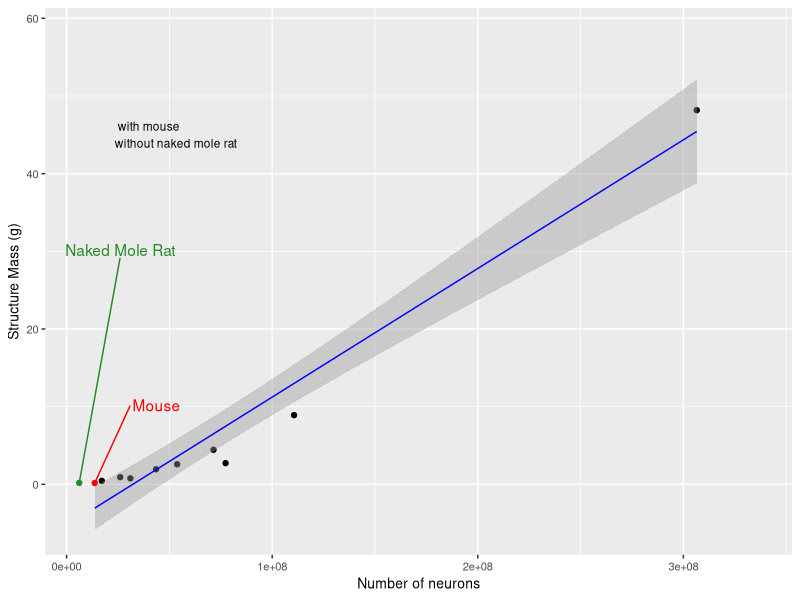
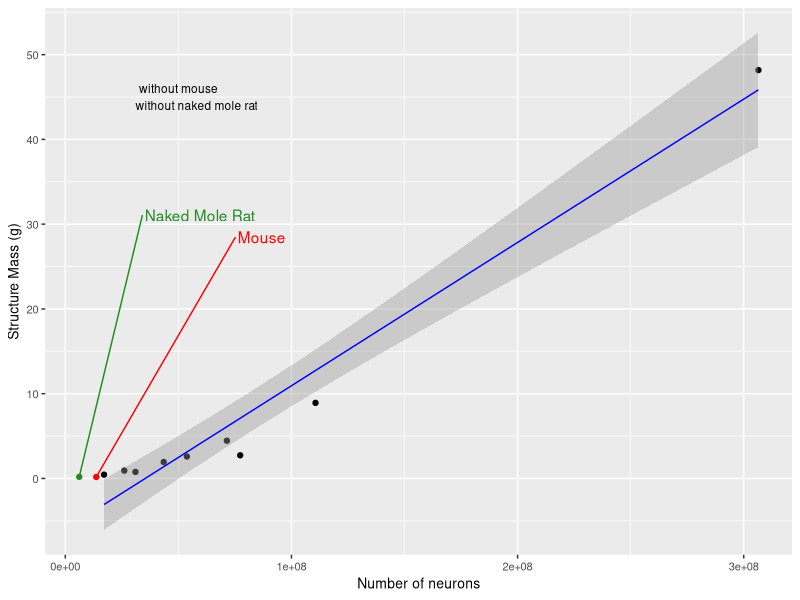
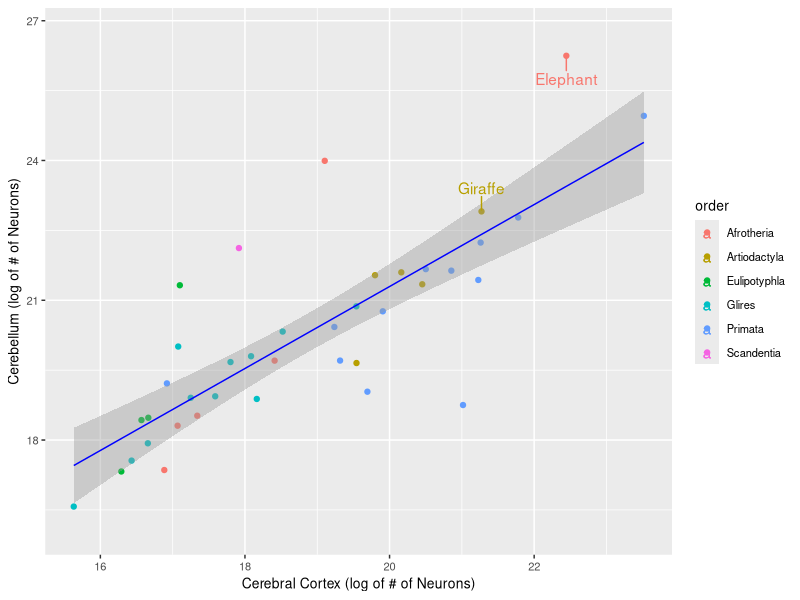

These charts were generated, in order, by the following R code: (Note: this script raises an error after producing the figures.)
## ---- chunk 1
knitr::opts_chunk$set(echo = TRUE)
library(ggplot2)
library(magrittr)
library(gdata)
library(ggrepel)
library(dplyr)
library(LearnBayes)
library(cowplot)
library(gridExtra)
library(grid)
library(lattice)
library(gtable)
## ---- chunk 2
#load data

hh <- read.csv("../data/cleaned/herculano-houtzel-all.csv")

#Separating different brain areas

cerebellum_dat <- hh[which(hh$Brain_area == 'cerebellum'),]
cerebral_ctx_dat <- hh[which(hh$Brain_area == 'cerebral_ctx'), ]
olf_bulb_dat <- hh[which(hh$Brain_area == 'olf_bulb'), ]
whole_brain_dat <- hh[which(hh$Brain_area == 'whole_brain'), ]
rest_of_brain_dat <- hh[which(hh$Brain_area == 'rest_of_brain'), ]

# cerebellum_dat
# cerebral_ctx_dat
# olf_bulb_dat
# whole_brain_dat
# rest_of_brain_dat

## ---- chunk 3

glires_ctx <- cerebral_ctx_dat[which(cerebral_ctx_dat$Order == 'Glires'), ]
glires_ctx_het <- subset(glires_ctx, Species == "Heterocephalusglaber")
glires_ctx <- glires_ctx[glires_ctx$Species != "Heterocephalusglaber", ]

Com_Nam <- c("Naked Mole Rat")
glires_ctx_het[c("Common_Name")] <- Com_Nam
glires_ctx_het

#define x and y axis variables

neur_glires_a <- log(glires_ctx$N_neurons)
wt_glires_a <- log(glires_ctx$Mass_g)

#Plot the data with outliers

# glires_ctx %>%
#     ggplot() +
#     aes(x = neur_glires_a, y = wt_glires_a) +
#     labs(x = "Log number of neurons", y = "Log structure mass (g)") +
#     geom_point() +
#     geom_smooth(method = "lm" ,color = "blue", size = 0.5) +
#     geom_point(data = glires_ctx_het, col='red') +
#     geom_text_repel(data = glires_ctx_het, aes(label = glires_ctx_het$Common_Name), col='red')


nmr_no <- ggplot(glires_ctx, aes(N_neurons, Mass_g)) +
  geom_point(data = glires_ctx, col = ifelse(glires_ctx$Species == "Musmusculus", 'red', 'black')) +
  geom_smooth(method = "lm" ,color = "blue", size = 0.5) +
  labs(x = "Number of neurons", y = "Structure Mass (g)") +
  geom_text_repel(data = glires_ctx, aes(label = ifelse(glires_ctx$Species == "Musmusculus", paste0("Mouse"), "")), col='red', nudge_x = 30000875, nudge_y = 10) +
  geom_point(data = glires_ctx_het, col='#228B22') +
  geom_text_repel(data = glires_ctx_het, aes(label = glires_ctx_het$Common_Name), col='#228B22', nudge_x = 20000000, nudge_y = 30)

nmr_no <- nmr_no + annotate("text", x = 40000875, y = 45, label = "with mouse
                  without naked mole rat", size = 3) + theme(text = element_text(size=10))
nmr_no

## ---- chunk 4

glires_ctx <- cerebral_ctx_dat[which(cerebral_ctx_dat$Order == 'Glires'), ]
glires_ctx1 <- subset(glires_ctx, Species == "Heterocephalusglaber" | Species == "Musmusculus")
glires_ctx <- glires_ctx[glires_ctx$Species != "Heterocephalusglaber", ]
glires_ctx <- glires_ctx[glires_ctx$Species != "Musmusculus", ]

#Add a common name column
Com_Nam <- c("Naked Mole Rat", "Mouse")
glires_ctx1[c("Common_Name")] <- Com_Nam

glires_ctx1

#define x and y axis variables

neur_glires_a <- log(glires_ctx$N_neurons)
wt_glires_a <- log(glires_ctx$Mass_g)

#Plot the graph

no_nmr_no_mouse <- ggplot(glires_ctx, aes(N_neurons, Mass_g)) + 
    geom_point() +
    geom_smooth(method = "lm" ,color = "blue", size = 0.5) +
    labs(x = "Number of neurons", y = "Structure Mass (g)") +
    geom_point(data = glires_ctx1, col=ifelse(glires_ctx1$Species == "Heterocephalusglaber", '#228B22', ifelse(glires_ctx1$Species == "Musmusculus", 'red', 'black'))) +
    geom_text_repel(data = glires_ctx1, aes(label = glires_ctx1$Common_Name), col=ifelse(glires_ctx1$Species == "Heterocephalusglaber", '#228B22', ifelse(glires_ctx1$Species == "Musmusculus", 'red', 'black')), nudge_x = 60000000, nudge_y = 30)

no_nmr_no_mouse <- no_nmr_no_mouse + annotate("text", x = 50000875, y = 45, label = "without mouse
            without naked mole rat", size = 3) + theme(text = element_text(size=10))
no_nmr_no_mouse
## ---- chunk 5

#define a new dataset for this plot

cerebellum_dat <- cerebellum_dat[cerebellum_dat$Species != "Gorillagorilla", ]

cerebellum_neurons <- data.frame(cerebellum_dat$Species, cerebellum_dat$Order, cerebellum_dat$N_neurons)
cerebral_ctx_neurons <- data.frame(cerebral_ctx_dat$Species, cerebral_ctx_dat$Order, cerebral_ctx_dat$N_neurons)


N_Neurons_of_two <- data.frame(cerebral_ctx_neurons, cerebellum_neurons$cerebellum_dat.N_neurons)
names(N_Neurons_of_two) <- c("Species", "Order", "cerebral_ctx1", "cerebellum1")
N_Neurons_of_two

cerb_neur <- log(N_Neurons_of_two$cerebellum1)
cerb_ctx_neur <- log(N_Neurons_of_two$cerebral_ctx1)

order <- N_Neurons_of_two$Order

#Plot the data with outliers

cerebellum_vs_ctx <- N_Neurons_of_two %>%
    ggplot() +
    aes(x = cerb_ctx_neur, y = cerb_neur, color = order) +
    labs(x = "Cerebral Cortex (log of # of Neurons)", y = "Cerebellum (log of # of Neurons)") +
    geom_point() +
    geom_smooth(method = "lm", color = "blue", size = 0.5) +
    geom_text_repel(aes(label = ifelse(N_Neurons_of_two$Species == "Loxodontaafricana", paste0("Elephant"), "")), nudge_x = 0, nudge_y = -0.5)+
    geom_text_repel(aes(label = ifelse(N_Neurons_of_two$Species == "Giraffacamelopardalensis", paste0("Giraffe"), "")), nudge_x = 0, nudge_y = 0.5) + theme(text = element_text(size=10))
cerebellum_vs_ctx
## ---- chunk 6
# Plot with diff shape, color for brain areas
# Worked on in lab meeting 2017-10-19
final <- hh %>%
  select(Species, Mass_g, N_neurons, Brain_area) %>%
  group_by(Species) %>% 
  # mutate(Whole_brain_g = sum(Mass_g), Whole_brain_n = sum(N_neurons)) %>%
  ggplot() +
  aes(x=log(Mass_g), y=log(N_neurons), shape=Brain_area, color=Brain_area) +
  labs(x = "Log of structure mass (g)", y = "Log of number of neurons") +
  geom_smooth(method = "lm") +
  geom_point()
## ---- chunk 7

#Saving only 2 plots

p <- plot_grid(nmr_no, no_nmr_no_mouse, labels = "AUTO")
save_plot("plot1.pdf", p, ncol = 2, nrow = 1)

#Saving 3 plots at once

p1 <- ggplotGrob(cerebellum_vs_ctx)
p2 <- ggplotGrob(nmr_no)
p3 <- ggplotGrob(no_nmr_no_mouse)

g <- grid.arrange(p1,p2,p3, layout_matrix = rbind(c(2, 3), c(1, NA)))
ggsave("3plots.pdf", plot = g)
